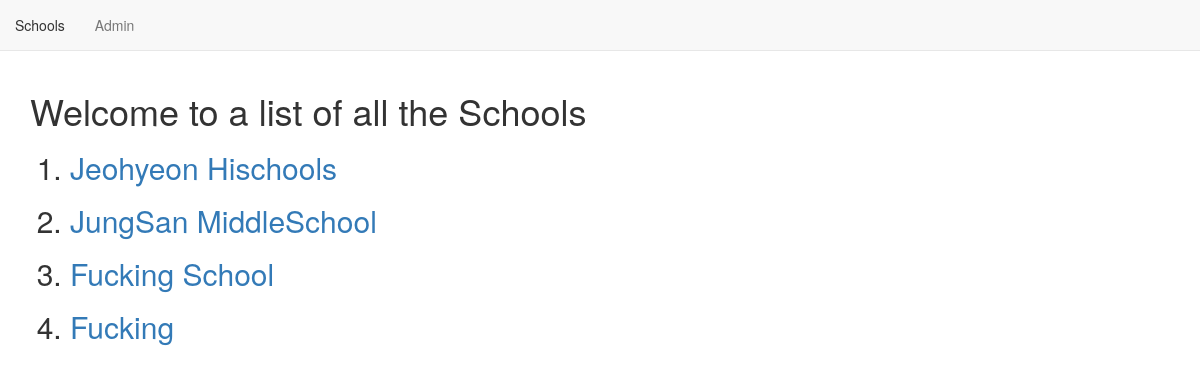
The app's page /basic/, older data.
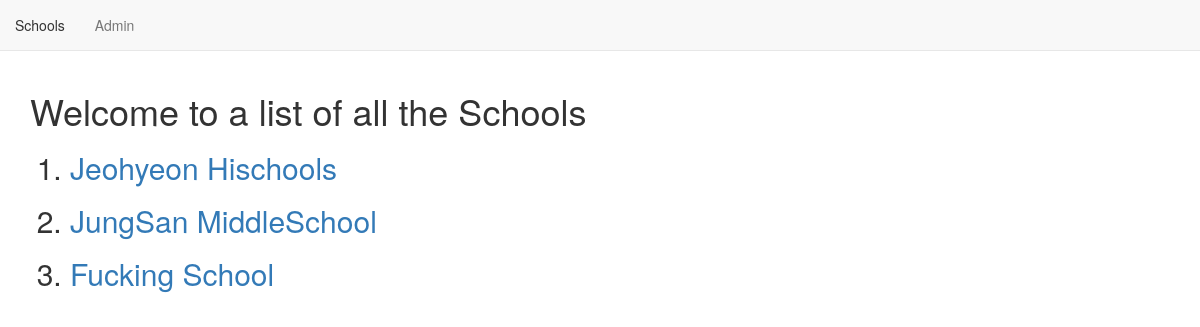
The same page, newer data.
### basic/models.py (models this page shows, shortened)
class School(models.Model):
    name = models.CharField(max_length=20)
    location = models.CharField(max_length=50)
    principal = models.CharField(max_length=20)

### basic/views.py (the view)
class SchoolListView(ListView):
    context_object_name = "schools"
    model = models.School
    template_name = "basic_app/school_list.html"

### basic/templates/basic_app/school_list.html
{% extends 'basic_app/basic_app.html' %}
{% block body_block %}
<h1>Welcome to a list of all  the Schools</h1>
<ol>
    {% for school in schools %}
        <h2><li><a href="{{school.id}}">{{school.name}}</a></li></h2>
    {% endfor %}
</ol>
{% endblock %}

Row changes from the older to the newer data that the page shows:
removed School: name "Fucking"
